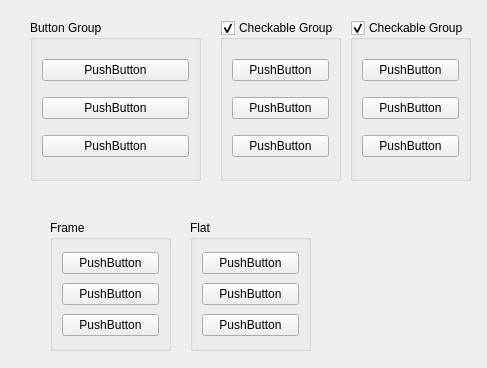
<?xml version="1.0" encoding="UTF-8"?>
<ui version="4.0">
 <class>Widget</class>
 <widget class="QWidget" name="Widget">
  <property name="geometry">
   <rect>
    <x>0</x>
    <y>0</y>
    <width>487</width>
    <height>368</height>
   </rect>
  </property>
  <property name="windowTitle">
   <string>Widget</string>
  </property>
  <widget class="QGroupBox" name="groupBox">
   <property name="geometry">
    <rect>
     <x>30</x>
     <y>20</y>
     <width>171</width>
     <height>161</height>
    </rect>
   </property>
   <property name="title">
    <string>Button Group</string>
   </property>
   <layout class="QVBoxLayout" name="verticalLayout">
    <item>
     <widget class="QPushButton" name="pushButton">
      <property name="text">
       <string>PushButton</string>
      </property>
     </widget>
    </item>
    <item>
     <widget class="QPushButton" name="pushButton_2">
      <property name="text">
       <string>PushButton</string>
      </property>
     </widget>
    </item>
    <item>
     <widget class="QPushButton" name="pushButton_3">
      <property name="text">
       <string>PushButton</string>
      </property>
     </widget>
    </item>
   </layout>
  </widget>
  <widget class="QGroupBox" name="groupBox_2">
   <property name="geometry">
    <rect>
     <x>350</x>
     <y>20</y>
     <width>121</width>
     <height>161</height>
    </rect>
   </property>
   <property name="title">
    <string>Checkable Group</string>
   </property>
   <property name="checkable">
    <bool>true</bool>
   </property>
   <layout class="QVBoxLayout" name="verticalLayout_2">
    <item>
     <widget class="QPushButton" name="pushButton_4">
      <property name="text">
       <string>PushButton</string>
      </property>
     </widget>
    </item>
    <item>
     <widget class="QPushButton" name="pushButton_5">
      <property name="text">
       <string>PushButton</string>
      </property>
     </widget>
    </item>
    <item>
     <widget class="QPushButton" name="pushButton_6">
      <property name="text">
       <string>PushButton</string>
      </property>
     </widget>
    </item>
   </layout>
  </widget>
  <widget class="QGroupBox" name="groupBox_3">
   <property name="geometry">
    <rect>
     <x>220</x>
     <y>20</y>
     <width>121</width>
     <height>161</height>
    </rect>
   </property>
   <property name="title">
    <string>Checkable Group</string>
   </property>
   <property name="checkable">
    <bool>true</bool>
   </property>
   <layout class="QVBoxLayout" name="verticalLayout_3">
    <item>
     <widget class="QPushButton" name="pushButton_7">
      <property name="text">
       <string>PushButton</string>
      </property>
     </widget>
    </item>
    <item>
     <widget class="QPushButton" name="pushButton_8">
      <property name="text">
       <string>PushButton</string>
      </property>
     </widget>
    </item>
    <item>
     <widget class="QPushButton" name="pushButton_9">
      <property name="text">
       <string>PushButton</string>
      </property>
     </widget>
    </item>
   </layout>
  </widget>
  <widget class="QGroupBox" name="groupBox_4">
   <property name="geometry">
    <rect>
     <x>50</x>
     <y>220</y>
     <width>121</width>
     <height>131</height>
    </rect>
   </property>
   <property name="title">
    <string>Frame</string>
   </property>
   <layout class="QVBoxLayout" name="verticalLayout_4">
    <item>
     <widget class="QPushButton" name="pushButton_10">
      <property name="text">
       <string>PushButton</string>
      </property>
     </widget>
    </item>
    <item>
     <widget class="QPushButton" name="pushButton_11">
      <property name="text">
       <string>PushButton</string>
      </property>
     </widget>
    </item>
    <item>
     <widget class="QPushButton" name="pushButton_12">
      <property name="text">
       <string>PushButton</string>
      </property>
     </widget>
    </item>
   </layout>
  </widget>
  <widget class="QGroupBox" name="groupBox_5">
   <property name="geometry">
    <rect>
     <x>190</x>
     <y>220</y>
     <width>121</width>
     <height>131</height>
    </rect>
   </property>
   <property name="title">
    <string>Flat</string>
   </property>
   <property name="flat">
    <bool>true</bool>
   </property>
   <layout class="QVBoxLayout" name="verticalLayout_5">
    <item>
     <widget class="QPushButton" name="pushButton_13">
      <property name="text">
       <string>PushButton</string>
      </property>
     </widget>
    </item>
    <item>
     <widget class="QPushButton" name="pushButton_14">
      <property name="text">
       <string>PushButton</string>
      </property>
     </widget>
    </item>
    <item>
     <widget class="QPushButton" name="pushButton_15">
      <property name="text">
       <string>PushButton</string>
      </property>
     </widget>
    </item>
   </layout>
  </widget>
 </widget>
 <resources/>
 <connections/>
</ui>
